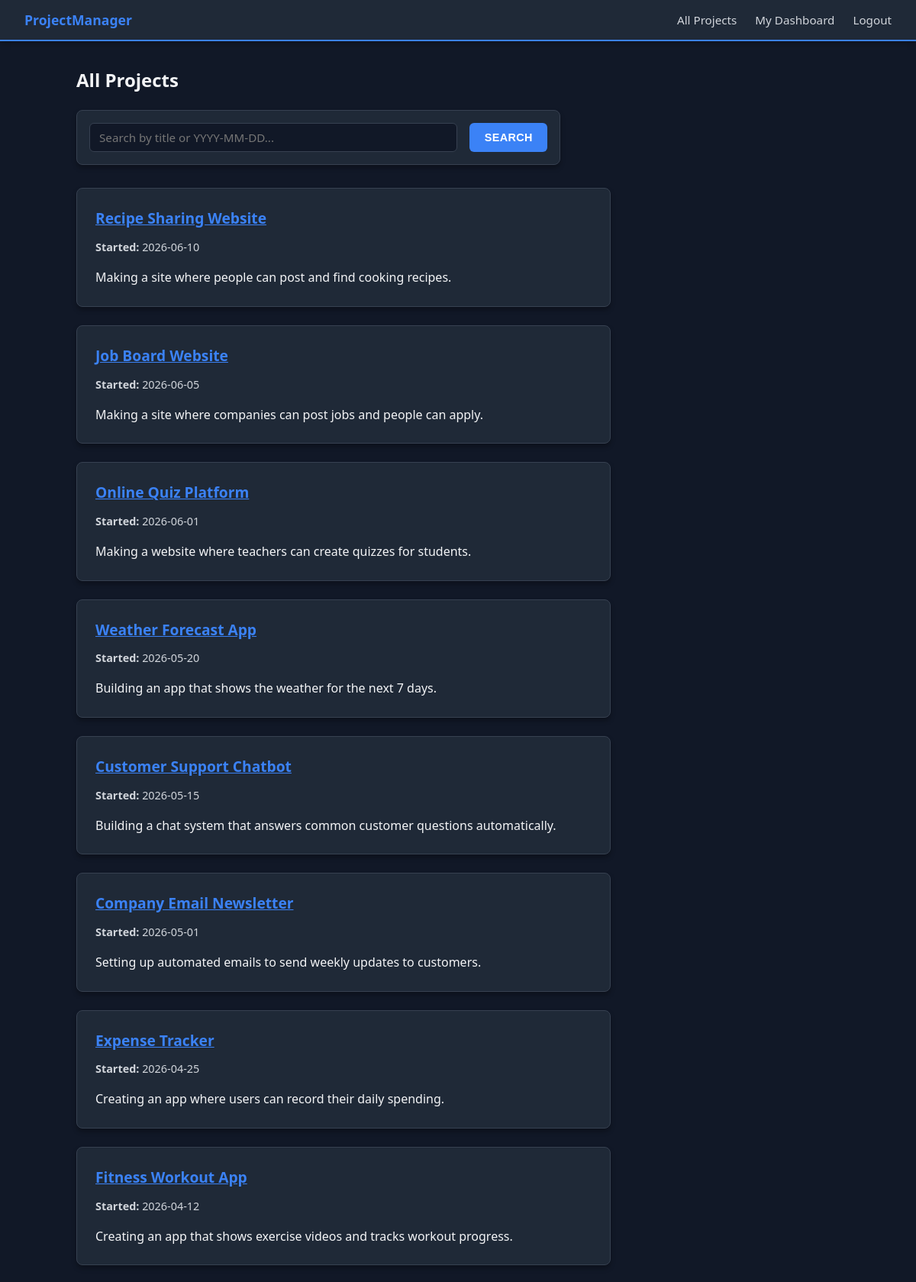
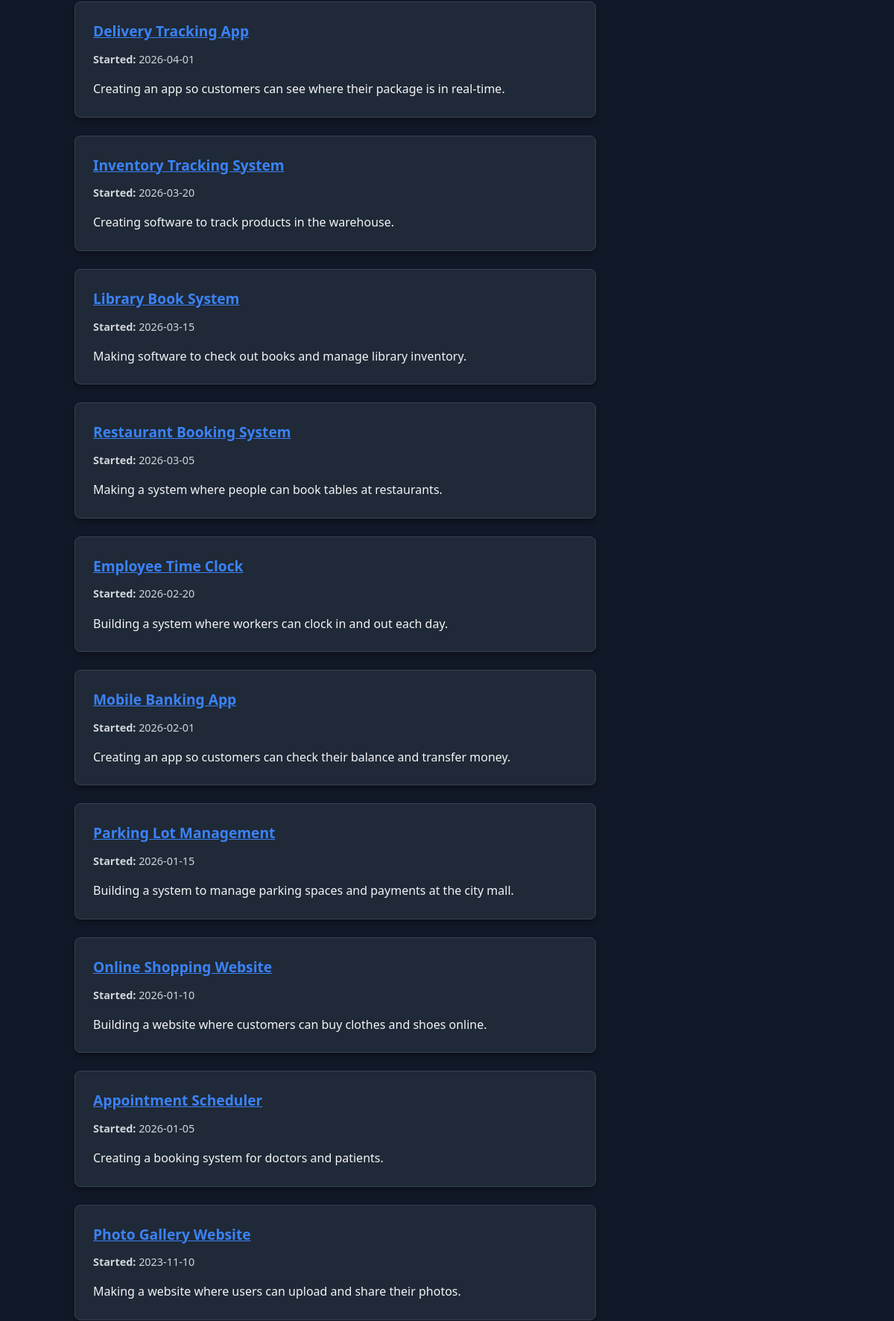
The page / (signed in, upper part) on the database its author committed (2 pictures, top to bottom).
### tables this page shows
CREATE TABLE `projects` (
  `pid` int(11) NOT NULL,
  `title` varchar(100) NOT NULL,
  `start_date` date NOT NULL,
  `end_date` date DEFAULT NULL,
  `short_description` text DEFAULT NULL,
  `phase` enum('design','development','testing','deployment','complete') NOT NULL,
  `uid` int(11) NOT NULL
);

### index.php (the view, shortened to what this page needs)
<?php
require_once 'includes/db.php';
$search_term = '';
$projects = [];
if (isset($_GET['search']) && trim($_GET['search']) !== '') {
    $search_term = trim($_GET['search']);
    $stmt = $pdo->prepare("SELECT pid, title, start_date, short_description FROM projects WHERE title LIKE ? OR start_date = ? ORDER BY start_date DESC");
    $like_term = '%' . $search_term . '%';
    $stmt->execute([$like_term, $search_term]);
    $projects = $stmt->fetchAll();
} else {
    $stmt = $pdo->query("SELECT pid, title, start_date, short_description FROM projects ORDER BY start_date DESC");
    $projects = $stmt->fetchAll();
}
require_once 'includes/header.php';
?>
<h2>All Projects</h2>
<form method="GET" action="index.php" style="flex-direction: row; max-width: 600px; margin-bottom: 30px; padding: 1rem;">
    <input type="text" name="search" placeholder="Search by title or YYYY-MM-DD..." value="<?php echo htmlspecialchars($search_term); ?>" style="flex: 1;">
    <button type="submit">Search</button>
</form>
<?php if (count($projects) > 0): ?>
    <div style="display: flex; flex-direction: column; gap: 1.5rem; max-width: 700px;">
        <?php foreach ($projects as $project): ?>
            <div style="background: var(--surface); padding: 1.5rem; border-radius: 8px; border: 1px solid var(--border); box-shadow: 0 4px 6px rgba(0,0,0,0.3);">
                <h3 style="margin-top: 0; margin-bottom: 10px;">
                    <a href="project.php?id=<?php echo $project['pid']; ?>" style="font-size: 1.2rem;">
                        <?php echo htmlspecialchars($project['title']); ?>
                    </a>
                </h3>
                <p style="margin-top: 0; font-size: 0.9rem; color: var(--text-light);">
                    <strong>Started:</strong> <?php echo htmlspecialchars($project['start_date']); ?>
                </p>
                <p style="margin-bottom: 0;"><?php echo htmlspecialchars($project['short_description']); ?></p>
            </div>
        <?php endforeach; ?>
    </div>
<?php else: ?>
    <p style="color: var(--text-light);">No projects found matching your search.</p>
<?php endif; ?>
<?php require_once 'includes/footer.php'; ?>

### includes/header.php (style rules this page uses)
:root { --primary: #3B82F6; --primary-hover: #1D4ED8; --bg: #111827; --surface: #1F2937; --text: #F3F4F6; --text-light: #D1D5DB; --border: #374151; --accent: #10B981; }
body { font-family: 'Segoe UI', system-ui, sans-serif; background-color: var(--bg); color: var(--text); line-height: 1.6; margin: 0; padding: 0; }
h1, h2, h3 { color: var(--text); margin-top: 0; }
form { background: var(--surface); padding: 1.5rem; border-radius: 8px; box-shadow: 0 4px 6px rgba(0, 0, 0, 0.3); display: flex; flex-direction: column; gap: 1rem; border: 1px solid var(--border); }
input, select, textarea { padding: 0.5rem 0.75rem; border: 1px solid var(--border); border-radius: 6px; font-family: inherit; font-size: 0.95rem; background-color: #111827; color: var(--text); transition: border-color 0.2s ease; }
button { background-color: var(--primary); color: white; border: none; padding: 0.5rem 1.2rem; border-radius: 6px; font-weight: 600; font-size: 0.9rem; cursor: pointer; transition: background-color 0.2s ease; text-transform: uppercase; letter-spacing: 0.4px; }
a { color: var(--primary); font-weight: 600; }

### rows shown on the page
projects: title "Recipe Sharing Website", start_date "2026-06-10", short_description "Making a site where people can post and find cooking recipes."
projects: title "Job Board Website", start_date "2026-06-05", short_description "Making a site where companies can post jobs and people can apply."
projects: title "Online Quiz Platform", start_date "2026-06-01", short_description "Making a website where teachers can create quizzes for students."
projects: title "Weather Forecast App", start_date "2026-05-20", short_description "Building an app that shows the weather for the next 7 days."
projects: title "Customer Support Chatbot", start_date "2026-05-15", short_description "Building a chat system that answers common customer questions automatically."
projects: title "Company Email Newsletter", start_date "2026-05-01", short_description "Setting up automated emails to send weekly updates to customers."
projects: title "Expense Tracker", start_date "2026-04-25", short_description "Creating an app where users can record their daily spending."
projects: title "Fitness Workout App", start_date "2026-04-12", short_description "Creating an app that shows exercise videos and tracks workout progress."
projects: title "Delivery Tracking App", start_date "2026-04-01", short_description "Creating an app so customers can see where their package is in real-time."
projects: title "Inventory Tracking System", start_date "2026-03-20", short_description "Creating software to track products in the warehouse."
projects: title "Library Book System", start_date "2026-03-15", short_description "Making software to check out books and manage library inventory."
projects: title "Restaurant Booking System", start_date "2026-03-05", short_description "Making a system where people can book tables at restaurants."
projects: title "Employee Time Clock", start_date "2026-02-20", short_description "Building a system where workers can clock in and out each day."
projects: title "Mobile Banking App", start_date "2026-02-01", short_description "Creating an app so customers can check their balance and transfer money."
projects: title "Parking Lot Management", start_date "2026-01-15", short_description "Building a system to manage parking spaces and payments at the city mall."
projects: title "Online Shopping Website", start_date "2026-01-10", short_description "Building a website where customers can buy clothes and shoes online."
projects: title "Appointment Scheduler", start_date "2026-01-05", short_description "Creating a booking system for doctors and patients."
projects: title "Photo Gallery Website", start_date "2023-11-10", short_description "Making a website where users can upload and share their photos."
